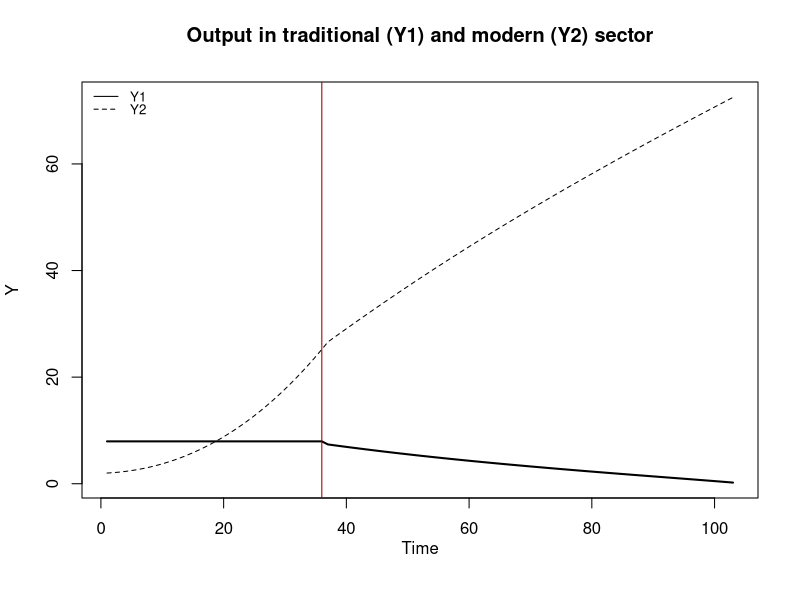
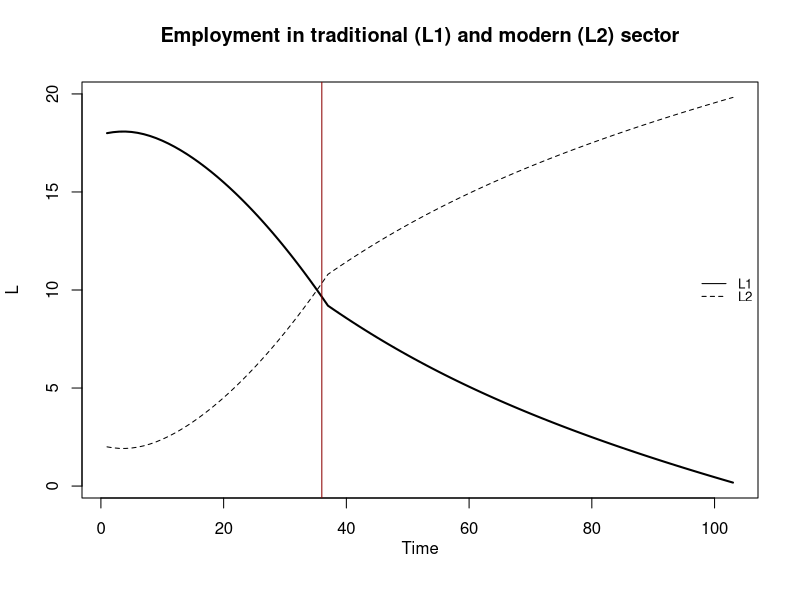
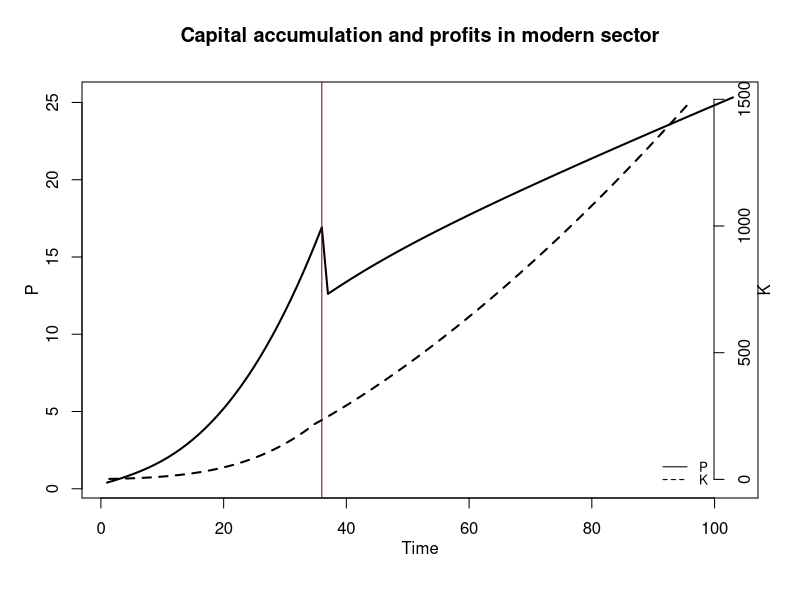
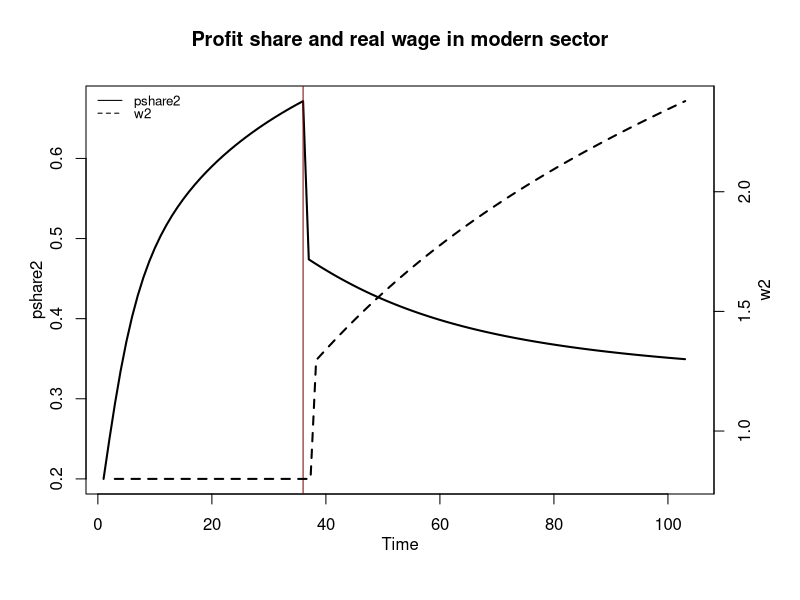
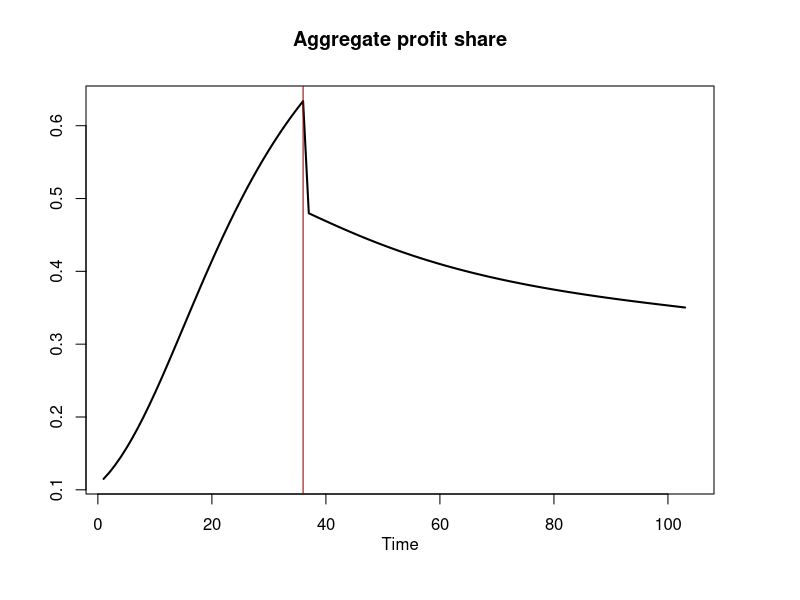
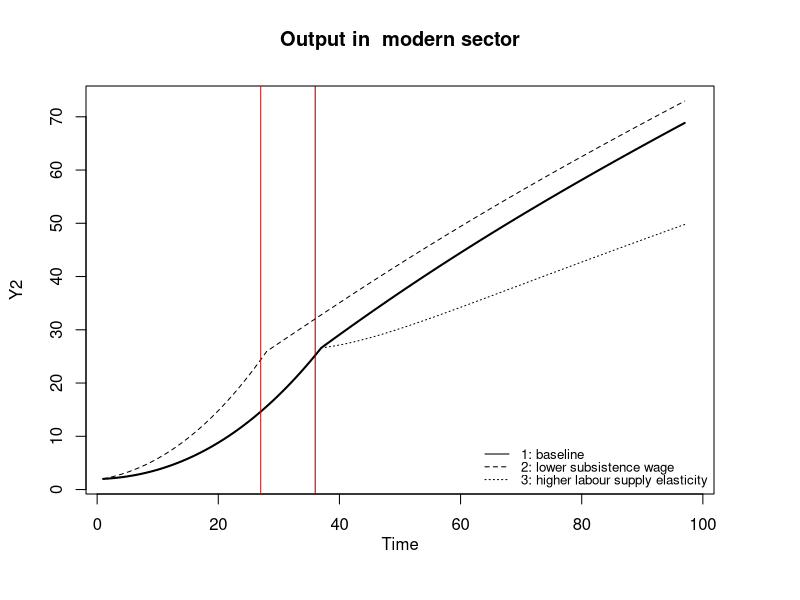
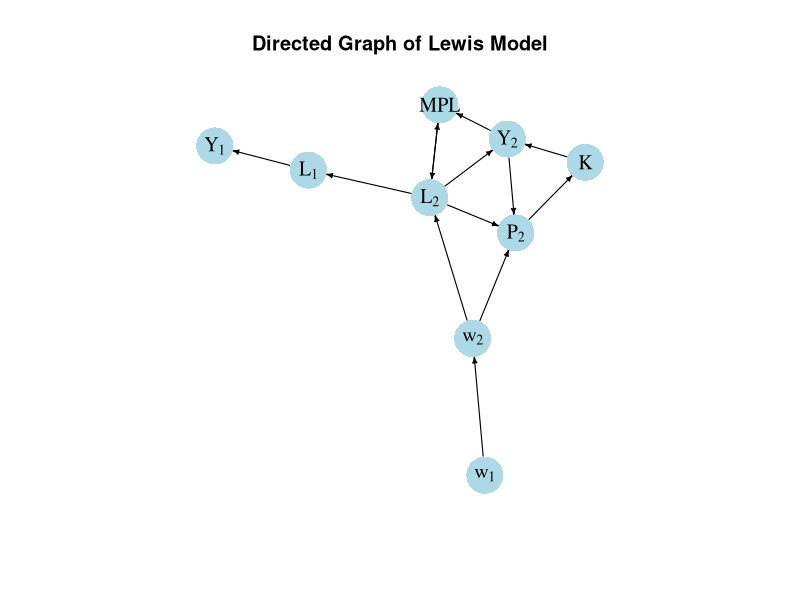

Recreate these plots in R, in order.
## ---- chunk 1
# Clear the environment
rm(list=ls(all=TRUE))

# Set number of periods
Q=250

# Set number of scenarios (including baseline)
S=3

# Set period in which shock/shift will occur
s=1

# Create (S x Q)-matrices that will contain the simulated data
Y1=matrix(data=1,nrow=S,ncol=Q) # Output in sector 1 (traditional)
Y2=matrix(data=1,nrow=S,ncol=Q) # Output in sector 2 (modern)
L1=matrix(data=1,nrow=S,ncol=Q) # employment in sector 1
L2=matrix(data=1,nrow=S,ncol=Q) # employment in sector 2
w2=matrix(data=1,nrow=S,ncol=Q) # real wage sector 2
MPL2 = matrix(data=1, nrow=S, ncol=Q) # marginal product of labour in sector 2
K=matrix(data=1,nrow=S,ncol=Q) # capital stock (only in sector 2)
P2=matrix(data=1,nrow=S,ncol=Q) #  profits in sector 2

# Set fixed parameter values
alpha=0.9 # labour elasticity of output, sector 1
rho=1     # wage premium
L=20      # total labour supply (exogenous)
lambda=10 # employment at which MPL in sector 1 becomes zero
beta=0.7  # labour elasticity of output, sector 2
delta = 0.5  # sensitivity of employment in sector 2 to deviation of MPL2 from w2

# Set baseline parameter values
w1=matrix(data=0.4,nrow=S,ncol=Q) # subsistence real wage sector 1
gamma=matrix(data=0.12, nrow=S, ncol=Q) # labour supply coefficient, sector 2

# Set parameter values for different scenarios
w1[2,s:Q]=0.3         # scenario 2: fall in subsistence wage
gamma[3,s:Q]=0.17     # scenario 3: rise in labour supply elasticity

# Create vectors that will record when the turning point occurs and when the simulation ends
tp = rep(NA, S)
end = rep(NA, S)

# Initialise such that there is surplus labour (L1 > lambda)
L1[,1]= 0.9*L
L2[,1]= L - L1[,1]

# Simulate the model by looping over T time periods for S different scenarios
for (i in 1:S){
  
  # Create flag that will be set to TRUE when the turning point has been reached
  cond = FALSE
  
  # Inititalise time index
  t = 2
  
  # Run the model as long as the number of periods Q hasn't been reached yet and employment in sector 1 is positive 
  while (t <= Q && L1[i, t-1] > 0) {
    
   for (iterations in 1:1000){ 
      
      ## Model equations
      # Output sector1 and wages sector 2
      if (!cond && L1[i, t-1] > lambda) {
      Y1[i,t] = lambda^alpha
      w2[i,t]= w1[i,t]*(1 + rho)
      }
      else{
      Y1[i,t] = (L1[i,t]^alpha)
      w2[i,t]= gamma[i,t]*L2[i,t]
      cond = TRUE # set the flag to TRUE once the condition is violated 
                  #(this prevents the iterations loop from getting trapped between the two conditions)
      }

      # Employment sector 1
      L1[i,t] = L - L2[i,t]
     
      # Output sector 2
      Y2[i,t]=(L2[i,t]^beta)*(K[i,t]^(1-beta))

      # MPL sector 2
      MPL2[i,t] = beta* (Y2[i, t]/L2[i, t]) 
            
      # Employment sector 2 
      L2[i,t] =L2[i, t-1] + delta*(MPL2[i,t-1] - w2[i,t-1])
      
      # Profits sector 2
      P2[i,t]=Y2[i,t] - w2[i,t]*L2[i,t]
      
      # Capital accumulation sector 2
      K[i,t]= K[i,t-1] + P2[i,t-1]

    } # close iterations loop
    
      if (L1[i, t] > lambda) {
        tp[i] = t # record when turning point occurs
      }
    
      if (L1[i, t] <= 0) {
        end[i] = t # record when L1 becomes non-positive, which terminates the simulation
      }
    
    # Update tine index  
     t = t + 1

  } # close time loop
} # close scenarios loop

# Calculate profits in S1
P1=Y1 - w1*L1

#Calculate aggregate profit share 
PS=(P1 + P2)/(Y1 + Y2)

# Calculate sectoral profit shares
PS1=(P1)/(Y1)
PS2=(P2)/(Y2)

## ---- chunk 2
#| label: fig-output
#| fig-cap: Output in traditional (Y1) and modern (Y2) sector

# Set start and end periods for plots
Tmax=end[1]-2
Tmin=2

#Output in the two sectors, baseline
plot(Y1[1, Tmin:Tmax],type="l", col=1, lwd=2, lty=1, xlab="", ylab="Y", ylim=range(Y1[1, Tmin:Tmax],Y2[1, Tmin:Tmax])) 
title(main="Output in traditional (Y1) and modern (Y2) sector", xlab = 'Time',cex=0.8 ,line=2)
lines(Y2[1, Tmin:Tmax],lty=2)
abline(v = tp[1], col = "darkred")
legend("topleft", legend=c("Y1", "Y2"),
       lty=1:2, cex=0.8, bty = "n", y.intersp=0.8)

## ---- chunk 3
#| label: fig-employment
#| fig-cap: Employment in traditional (L1) and modern (L2) sector

#Employment in the two sectors, baseline
plot(L1[1, Tmin:Tmax],type="l", col=1, lwd=2, lty=1, xlab="", ylab="L", ylim=range(L1[1, Tmin:Tmax],L2[1, Tmin:Tmax])) 
title(main="Employment in traditional (L1) and modern (L2) sector", xlab = 'Time',cex=0.8 ,line=2)
lines(L2[1, Tmin:Tmax],lty=2)
abline(v = tp[1], col = "darkred")
legend("right", legend=c("L1", "L2"),
       lty=1:2, cex=0.8, bty = "n", y.intersp=0.8)

## ---- chunk 4
#| label: fig-capacc
#| fig-cap: Capital accumulation and profits in modern sector

#Profits and capital accumulation in manufacturing, baseline
plot(P2[1, Tmin:Tmax],type="l", col=1, lwd=2, lty=1, xlab="", ylab="", ylim=range(P2[1, Tmin:Tmax])) 
title(main="Capital accumulation and profits in modern sector", ylab = 'P', xlab = 'Time', cex=0.8, line=2)
abline(v = tp[1], col = "darkred")
par(mar = c(5, 4, 4, 4) + 0.3)
par(new = TRUE)
plot(K[1, Tmin:Tmax],type="l", col=1, lwd=2, lty=2, font.main=1,cex.main=1,ylab = '', axes=FALSE,
     xlab = '',ylim = range(K[1, Tmin:Tmax]),cex.axis=1,cex.lab=0.75)
axis(side = 4, at = pretty(range(K[1, Tmin:Tmax])))  
mtext("K", side = 4, line = 2)
legend("bottomright", legend=c("P", "K"),
       lty=1:2, cex=0.8, bty = "n", y.intersp=0.8)

## ---- chunk 5
#| label: fig-wage
#| fig-cap: Real wage and profit share in modern sector

# Real wage and profit share in manufacturing
plot(PS2[1, Tmin:Tmax],type="l", col=1, lwd=2, lty=1, xlab="", ylab="", xlim=range(Tmin:Tmax), ylim=range(PS2[1, Tmin:Tmax])) 
title(main="Profit share and real wage in modern sector",ylab = 'pshare2', xlab = 'Time', cex=0.8, line=2)
abline(v = tp[1], col = "darkred")
par(mar = c(5, 4, 4, 4) + 0.3)
par(new = TRUE)
plot(w2[1, Tmin:Tmax],type="l", col=1, lwd=2, lty=2, font.main=1,cex.main=1,ylab = '', axes=FALSE, xlim=range(0:Tmax),
     xlab = '', ylim = range(w2[1, Tmin:Tmax]), cex.axis=1,cex.lab=0.75)
axis(side = 4, at = pretty(range(w2[1, Tmin:Tmax])))  
mtext("w2", side = 4, line = 2)
legend("topleft", legend=c("pshare2", "w2"),
       lty=1:2, cex=0.8, bty = "n", y.intersp=0.8)

## ---- chunk 6
#| label: fig-profshare
#| fig-cap: Aggregate profit share

# Aggregate profit share
plot(PS[1, Tmin:Tmax],type="l", col=1, lwd=2, lty=1, xlab="", ylab="", xlim=range(Tmin:Tmax), ylim=range(PS[1, Tmin:Tmax])) 
title(main="Aggregate profit share",ylab = '', xlab = 'Time', cex=0.8, line=2)
abline(v = tp[1], col = "darkred")

## ---- chunk 7
#| label: fig-scen2
#| fig-cap: Output in modern sector under different scenarios

Tmax=end[2]-2
plot(Y2[1, Tmin:Tmax],type="l", col=1, lwd=2, lty=1, xlim=range(Tmin:Tmax), xlab="", ylab="Y2", ylim=range(Y2[1, Tmin:Tmax],Y2[2, Tmin:Tmax])) 
title(main="Output in  modern sector", xlab = 'Time',cex=0.8 ,line=2)
lines(Y2[2, Tmin:Tmax],lty=2)
lines(Y2[3, Tmin:Tmax],lty=3)
abline(v = tp[1], col = "darkred")
abline(v = tp[2], col = "red")
legend("bottomright", legend=c("1: baseline", "2: lower subsistence wage", "3: higher labour supply elasticity"),
       lty=1:3, cex=0.8, bty = "n", y.intersp=0.8)
## ---- chunk 8
## Create directed graph
# Construct auxiliary Jacobian matrix for 9 variables: 

#              Y1,Y2,L1,L2,w1,w2,P2,K, MPL2
M_mat=matrix(c(0, 0, 1, 0, 0, 0, 0, 0, 0,
               0, 0, 0, 1, 0, 0, 0, 1, 0,
               0, 0, 0, 1, 0, 0, 0, 0, 0, 
               0, 0, 0, 0, 0, 1, 0, 0, 1, 
               0, 0, 0, 0, 0, 0, 0, 0, 0,
               0, 0, 0, 0, 1, 0, 0, 0, 0,
               0, 1, 0, 1, 0, 1, 0, 0, 0,
               0, 0, 0, 0, 0, 0, 1, 0, 0,
               0, 1, 0, 1, 0, 0, 0, 0, 0), 9, 9, byrow=TRUE)

# Create adjacency matrix from transpose of auxiliary Jacobian 
A_mat=t(M_mat)

# Create directed graph from adjacency matrix
library(igraph)
dg= graph_from_adjacency_matrix(A_mat, mode="directed", weighted= NULL)

# Define node labels
V(dg)$name=c(expression(Y[1]), expression(Y[2]), expression(L[1]), expression(L[2]), 
             expression(w[1]), expression(w[2]), expression(P[2]), "K", "MPL")

# Plot directed graph
plot(dg, main="Directed Graph of Lewis Model", vertex.size=20, vertex.color="lightblue", 
     vertex.label.color="black", edge.arrow.size=0.3, edge.width=1.1, edge.size=1.2,
     edge.arrow.width=1.2, edge.color="black", vertex.label.cex=1.2, 
     vertex.frame.color="NA", margin=-0.08)
## ---- chunk 9
### Examine stability before the turning point (here for the baseline scenario only)

# Construct Jacobian matrix before the turning point 
J=matrix(c(1 + delta*beta*(beta-1)*(L2[1,tp[1]-1]^(beta-2))*(K[1,tp[1]-1]^(1-beta)), 
           delta*beta*(1-beta)*(L2[1,tp[1]-1]^(beta-1))*(K[1,tp[1]-1]^(-beta)),
           beta*(L2[1,tp[1]-1]^(beta-1))*(K[1,tp[1]-1]^(1-beta)) - w2[1,tp[1]-1],
           1 + (1-beta)*(L2[1,tp[1]-1]^(beta))*(K[1,tp[1]-1]^(-beta))), 
          2, 2, byrow=TRUE)

# Obtain eigenvalues
ev=eigen(J)
(values = ev$values)

# Obtain determinant and trace
(det=det(J))      # determinant
(tr=sum(diag(J))) # trace

#Check stability conditions
print(1+tr+det>0)
print(1-tr+det>0)
print(1-det>0)

# Check simplified stability condition
print(w2[1,(tp[1]-1)] - Y2[1,(tp[1]-1)]/L2[1,(tp[1]-1)] >0)

